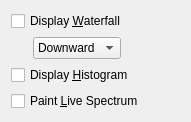
<?xml version="1.0" encoding="UTF-8"?>
<ui version="4.0">
 <class>ViewToolBox</class>
 <widget class="QWidget" name="ViewToolBox">
  <property name="geometry">
   <rect>
    <x>0</x>
    <y>0</y>
    <width>191</width>
    <height>117</height>
   </rect>
  </property>
  <property name="windowTitle">
   <string>View Toolbox</string>
  </property>
  <layout class="QGridLayout" name="gridLayout">
   <item row="2" column="0">
    <spacer name="wfDirectionSpacer">
     <property name="orientation">
      <enum>Qt::Horizontal</enum>
     </property>
     <property name="sizeType">
      <enum>QSizePolicy::Fixed</enum>
     </property>
     <property name="sizeHint" stdset="0">
      <size>
       <width>10</width>
       <height>10</height>
      </size>
     </property>
    </spacer>
   </item>
   <item row="2" column="2">
    <widget class="QComboBox" name="waterfallUpward">
     <item>
      <property name="text">
       <string>Downward</string>
      </property>
     </item>
     <item>
      <property name="text">
       <string>Upward</string>
      </property>
     </item>
    </widget>
   </item>
   <item row="2" column="3">
    <spacer name="horizontalSpacer_2">
     <property name="orientation">
      <enum>Qt::Horizontal</enum>
     </property>
     <property name="sizeHint" stdset="0">
      <size>
       <width>10</width>
       <height>10</height>
      </size>
     </property>
    </spacer>
   </item>
   <item row="3" column="0" colspan="4">
    <widget class="QCheckBox" name="viewHistogram">
     <property name="text">
      <string>Display &amp;Histogram</string>
     </property>
    </widget>
   </item>
   <item row="4" column="0" colspan="4">
    <widget class="QCheckBox" name="viewLiveSpectrum">
     <property name="text">
      <string>Paint &amp;Live Spectrum</string>
     </property>
    </widget>
   </item>
   <item row="0" column="0" colspan="4">
    <widget class="QCheckBox" name="viewWaterfall">
     <property name="text">
      <string>Display &amp;Waterfall</string>
     </property>
    </widget>
   </item>
  </layout>
 </widget>
 <tabstops>
  <tabstop>viewWaterfall</tabstop>
  <tabstop>waterfallUpward</tabstop>
  <tabstop>viewHistogram</tabstop>
  <tabstop>viewLiveSpectrum</tabstop>
 </tabstops>
 <resources/>
 <connections/>
</ui>
